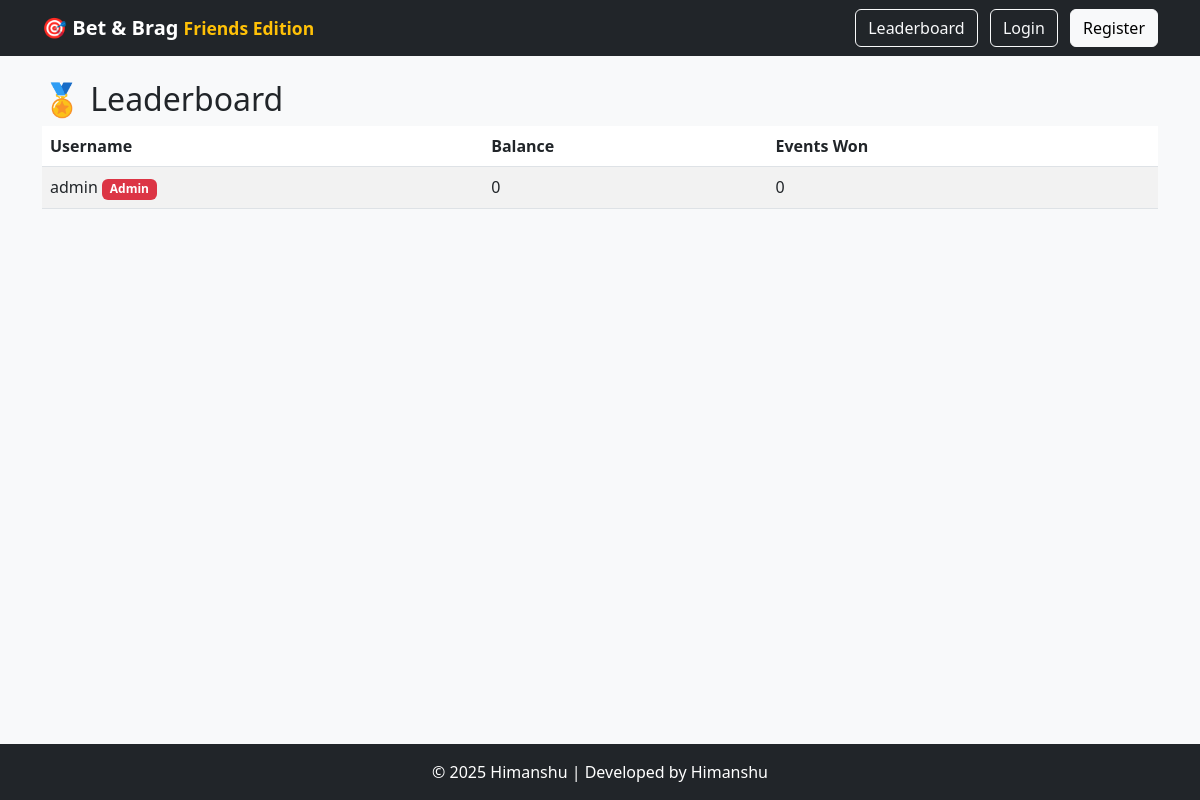
The app's page /leaderboard with its own data.
### tables this page shows
CREATE TABLE users (
            id INTEGER PRIMARY KEY AUTOINCREMENT,
            username TEXT UNIQUE NOT NULL,
            password TEXT NOT NULL,
            balance INTEGER DEFAULT 1000,
            is_admin INTEGER DEFAULT 0
        );

### app.py (the view)
@app.route("/leaderboard")
def leaderboard():
    db = get_db()
    users = db.execute("""
        SELECT u.username, u.balance, u.is_admin,
               COUNT(DISTINCT b.event_id) AS events_won
        FROM users u
        LEFT JOIN bets b ON u.id = b.user_id AND b.status = 'won'
        GROUP BY u.id
        ORDER BY u.balance DESC
    """).fetchall()
    return render_template("leaderboard.html", leaderboard=users)

### app.py (called while the page is built)
def get_db():
    conn = sqlite3.connect(DB)
    conn.row_factory = sqlite3.Row
    return conn

### templates/leaderboard.html
{% extends "layout.html" %}
{% block content %}
<h2>🏅 Leaderboard</h2>
<table class="table table-striped">
    <thead>
        <tr>
            <th>Username</th>
            <th>Balance</th>
            <th>Events Won</th>
        </tr>
    </thead>
    <tbody>
        {% for user in leaderboard %}
        <tr>
            <td>
                {{ user.username }}
                {% if user.is_admin %}
                    <span class="badge bg-danger">Admin</span>
                {% endif %}
            </td>
            <td>{{ user.balance }}</td>
            <td>{{ user.events_won }}</td>
        </tr>
        {% endfor %}
    </tbody>
</table>
{% endblock %}

### templates/layout.html (style rules this page uses)
html, body { height: 100%; margin: 0; display: flex; flex-direction: column; animation: fadeInPage 0.5s ease-in; }

### records on screen
users: username "admin", is_admin "Admin", balance "0", events_won "0"
